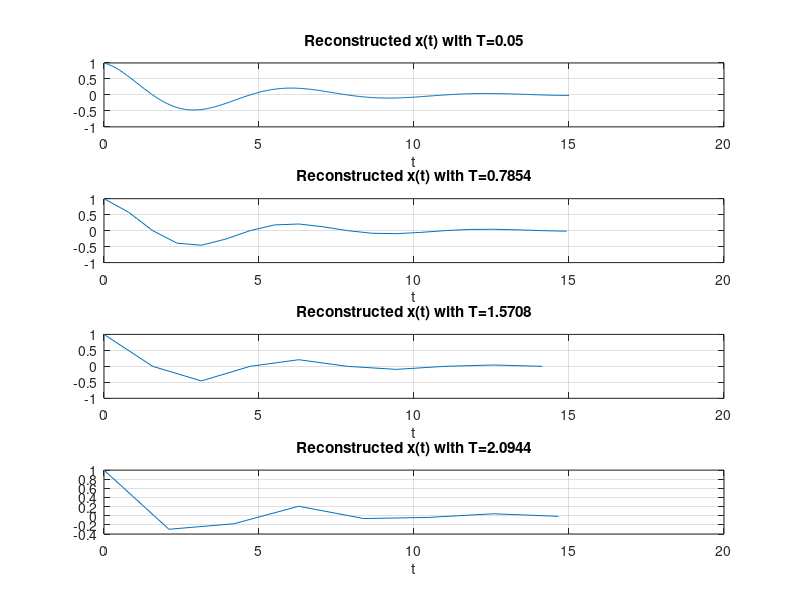

Source code (MATLAB):
u = @(x)(x>=0);

i=1;
for T=[0.05, pi/4, pi/2, 2*pi/3] 
    t=[0:T:15];
    x=exp(-t/4).*cos(t).*u(t);
    
    subplot(4,1,i), plot(t,x);
    grid on;
    xlabel('t');
    title(['Reconstructed x(t) with T=' num2str(T)]);
    i = i + 1;
end